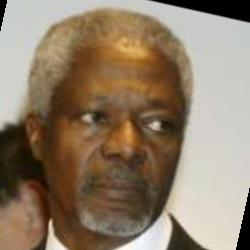
#> input picture data/Kofi_Annan/Kofi_Annan_0003.jpg, 250 x 250 px, found by its file name
$ python lbph_visual.py
#> lines starting #> are read from the running program, lines starting #| are printed output that depends on the picture
import cv2
import numpy as np
import matplotlib.pyplot as plt
import os
from skimage.feature import local_binary_pattern

# Parameter für LBP
radius = 1
n_points = 8 * radius
method = 'default'

# Pfade
input_path = r"C:\Users\aletr\Uni\lbph\Kofi_Annan_0003.jpg"
output_folder = r"C:\Users\aletr\Uni\lbph"
lbp_output_path = os.path.join(output_folder, "lbp_output.jpg")
hist_output_path = os.path.join(output_folder, "lbp_histogram.jpg")

# Bild laden
gray = cv2.imread(input_path, cv2.IMREAD_GRAYSCALE)
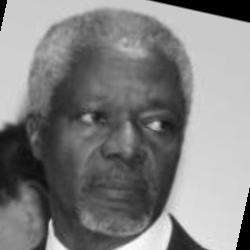
#> gray: shape (250, 250); min 0, max 253, mean 129.3

# LBP berechnen
lbp = local_binary_pattern(gray, n_points, radius, method)
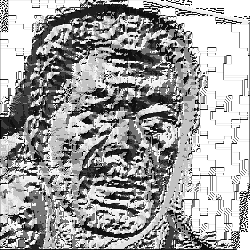
#> lbp: shape (250, 250) float64; min 0, max 255, mean 161.6

# LBP-Bild normalisieren und speichern
lbp_image = (lbp / lbp.max() * 255).astype(np.uint8)
cv2.imwrite(lbp_output_path, lbp_image)

# Histogramm berechnen
hist, _ = np.histogram(lbp.ravel(), bins=256, range=(0, 256))
#> hist = 256 values, max 15008 at index 255, min 0 at index 26, mean 244.1
hist = hist.astype("float")
hist /= hist.sum()
#> hist = 256 values, max 0.24 at index 255, min 0 at index 26, mean 0.00391

# Histogramm zeichnen und speichern
plt.figure(figsize=(8, 4))
plt.bar(range(len(hist)), hist, width=0.8, edgecolor='black')
plt.title("LBP Histogramm")
plt.xlabel("LBP-Werte")
plt.ylabel("Normierte Häufigkeit")
plt.tight_layout()
plt.savefig(hist_output_path, format='jpg')
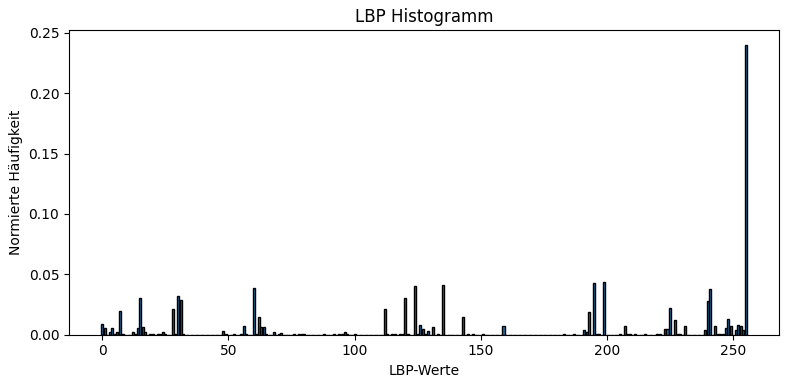
#> figure drawn by matplotlib, 1 panel; tallest bar 0.24 high, from x = 254.6 to 255.4
plt.close()

print(f"LBP-Bild gespeichert unter: {lbp_output_path}")
print(f"Histogramm gespeichert unter: {hist_output_path}")

$ run again, with data/Kofi_Annan/Kofi_Annan_0001.jpg copied over data/Kofi_Annan/Kofi_Annan_0003.jpg
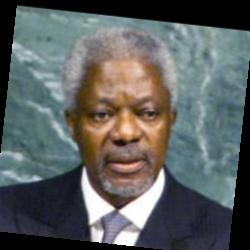
#> input picture data/Kofi_Annan/Kofi_Annan_0001.jpg, 250 x 250 px, found by its file name
#> `lbp = local_binary_pattern(gray, n_points, radius, method)`:
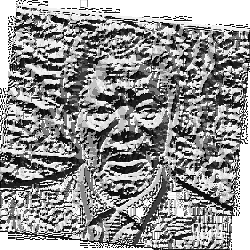
#> lbp: shape (250, 250) float64; min 0, max 255, mean 147.9
#> `hist, _ = np.histogram(lbp.ravel(), bins=256, range=(0, 256))`: hist = 256 values, max 10603 at index 255, min 0 at index 34, mean 244.1
#> `hist /= hist.sum()`: hist = 256 values, max 0.17 at index 255, min 0 at index 34, mean 0.00391
#> `plt.savefig(hist_output_path, format='jpg')`:
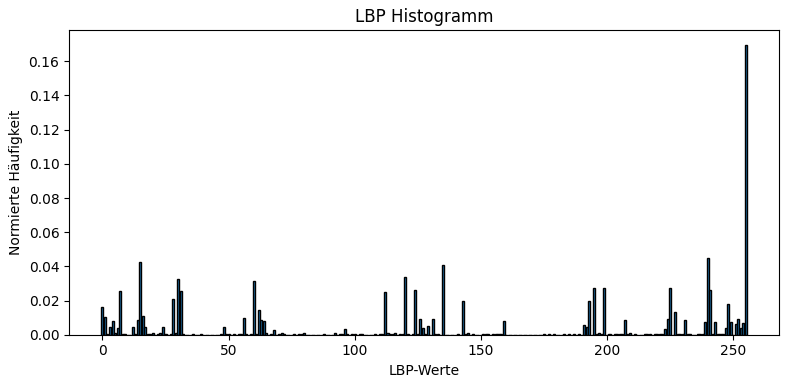
#> figure drawn by matplotlib, 1 panel; tallest bar 0.17 high, from x = 254.6 to 255.4

$ run again, with data/Kofi_Annan/Kofi_Annan_0002.jpg copied over data/Kofi_Annan/Kofi_Annan_0003.jpg
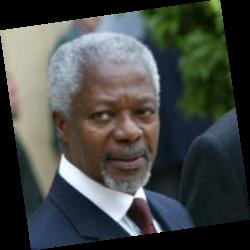
#> input picture data/Kofi_Annan/Kofi_Annan_0002.jpg, 250 x 250 px, found by its file name
#> `lbp = local_binary_pattern(gray, n_points, radius, method)`:
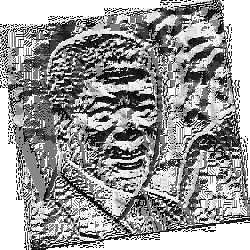
#> lbp: shape (250, 250) float64; min 0, max 255, mean 154.6
#> `hist, _ = np.histogram(lbp.ravel(), bins=256, range=(0, 256))`: hist = 256 values, max 15417 at index 255, min 0 at index 34, mean 244.1
#> `hist /= hist.sum()`: hist = 256 values, max 0.247 at index 255, min 0 at index 34, mean 0.00391
#> `plt.savefig(hist_output_path, format='jpg')`:
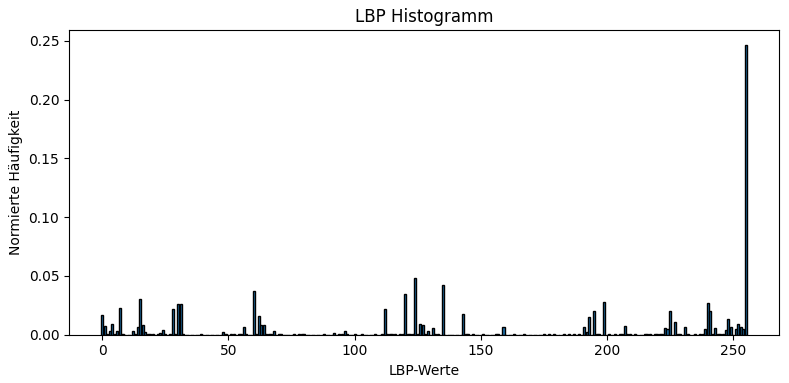
#> figure drawn by matplotlib, 1 panel; tallest bar 0.247 high, from x = 254.6 to 255.4

$ run again, with data/Kofi_Annan/Kofi_Annan_0004.jpg copied over data/Kofi_Annan/Kofi_Annan_0003.jpg
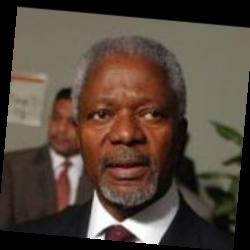
#> input picture data/Kofi_Annan/Kofi_Annan_0004.jpg, 250 x 250 px, found by its file name
#> `lbp = local_binary_pattern(gray, n_points, radius, method)`:
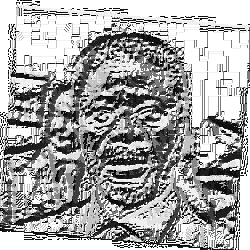
#> lbp: shape (250, 250) float64; min 0, max 255, mean 166.2
#> `hist, _ = np.histogram(lbp.ravel(), bins=256, range=(0, 256))`: hist = 256 values, max 18949 at index 255, min 0 at index 34, mean 244.1
#> `hist /= hist.sum()`: hist = 256 values, max 0.303 at index 255, min 0 at index 34, mean 0.00391
#> `plt.savefig(hist_output_path, format='jpg')`:
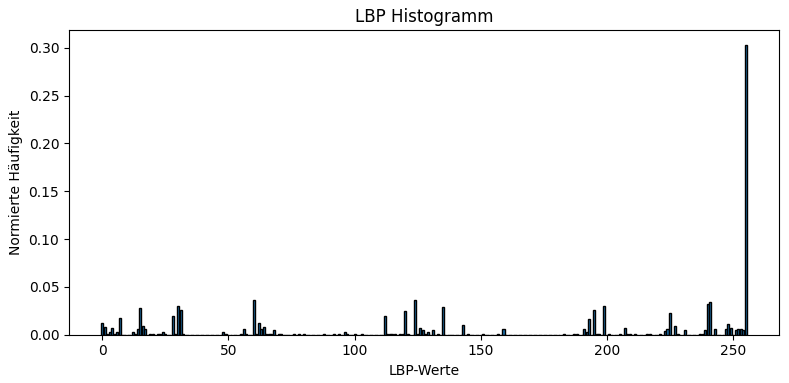
#> figure drawn by matplotlib, 1 panel; tallest bar 0.303 high, from x = 254.6 to 255.4
